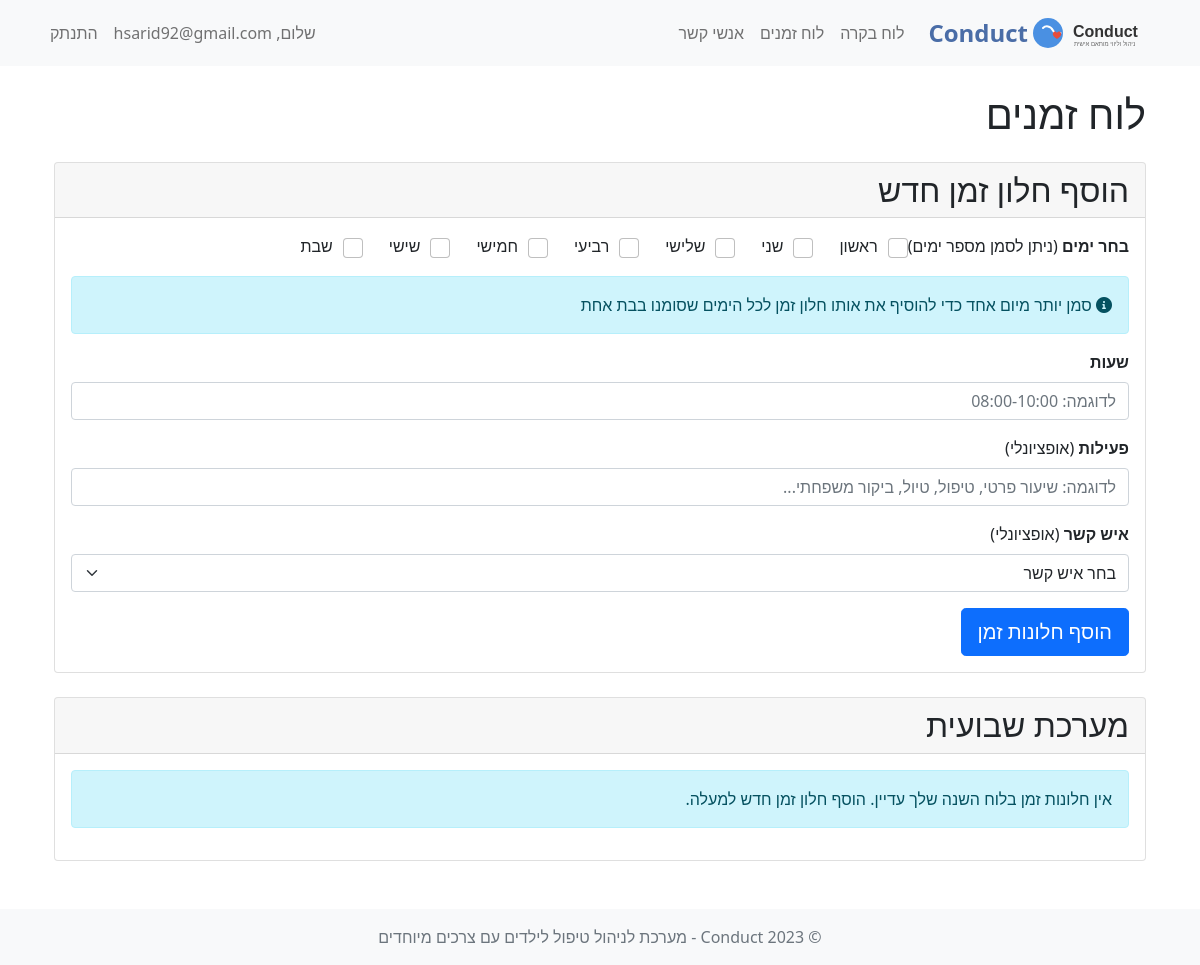
The app's page /schedule (signed in), older data.
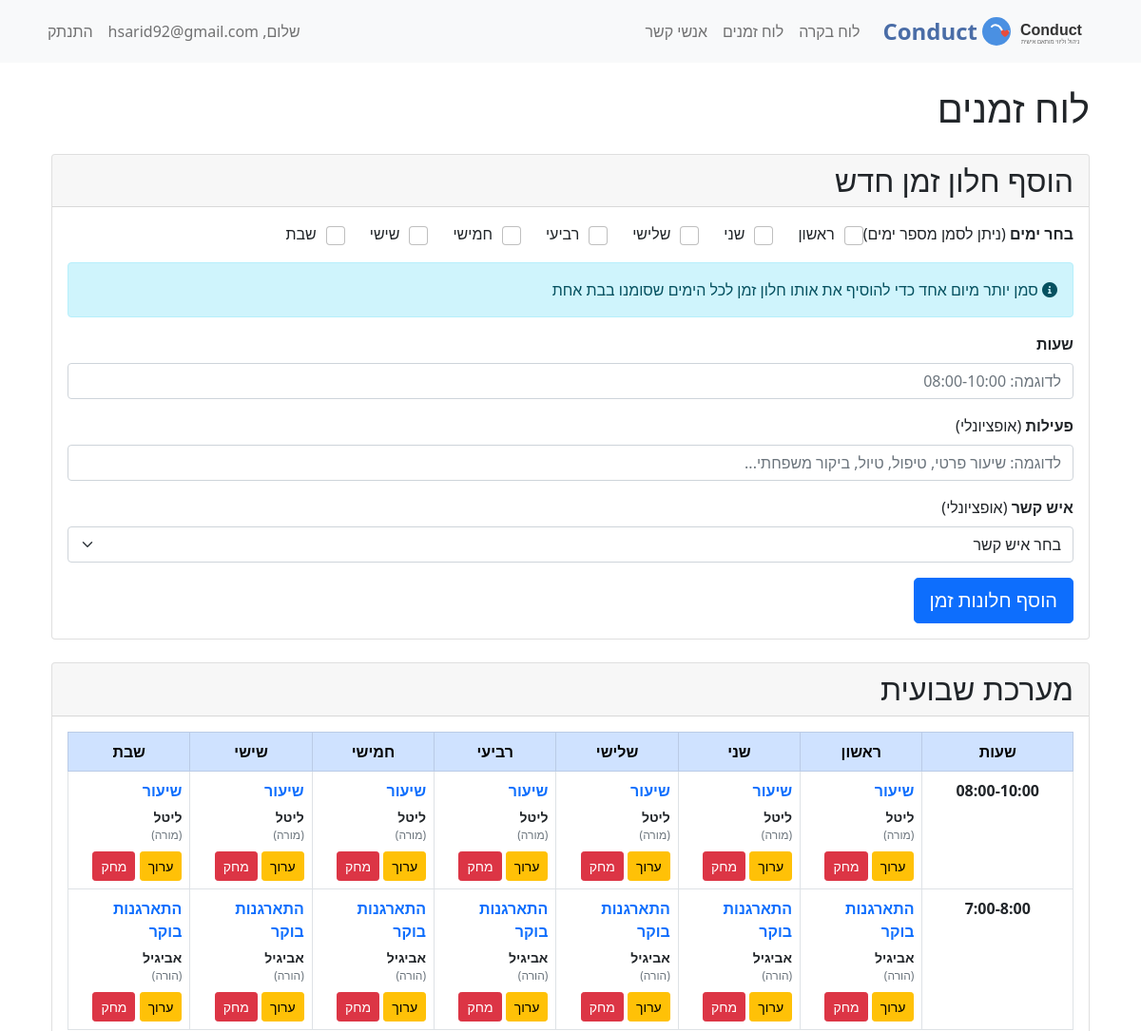
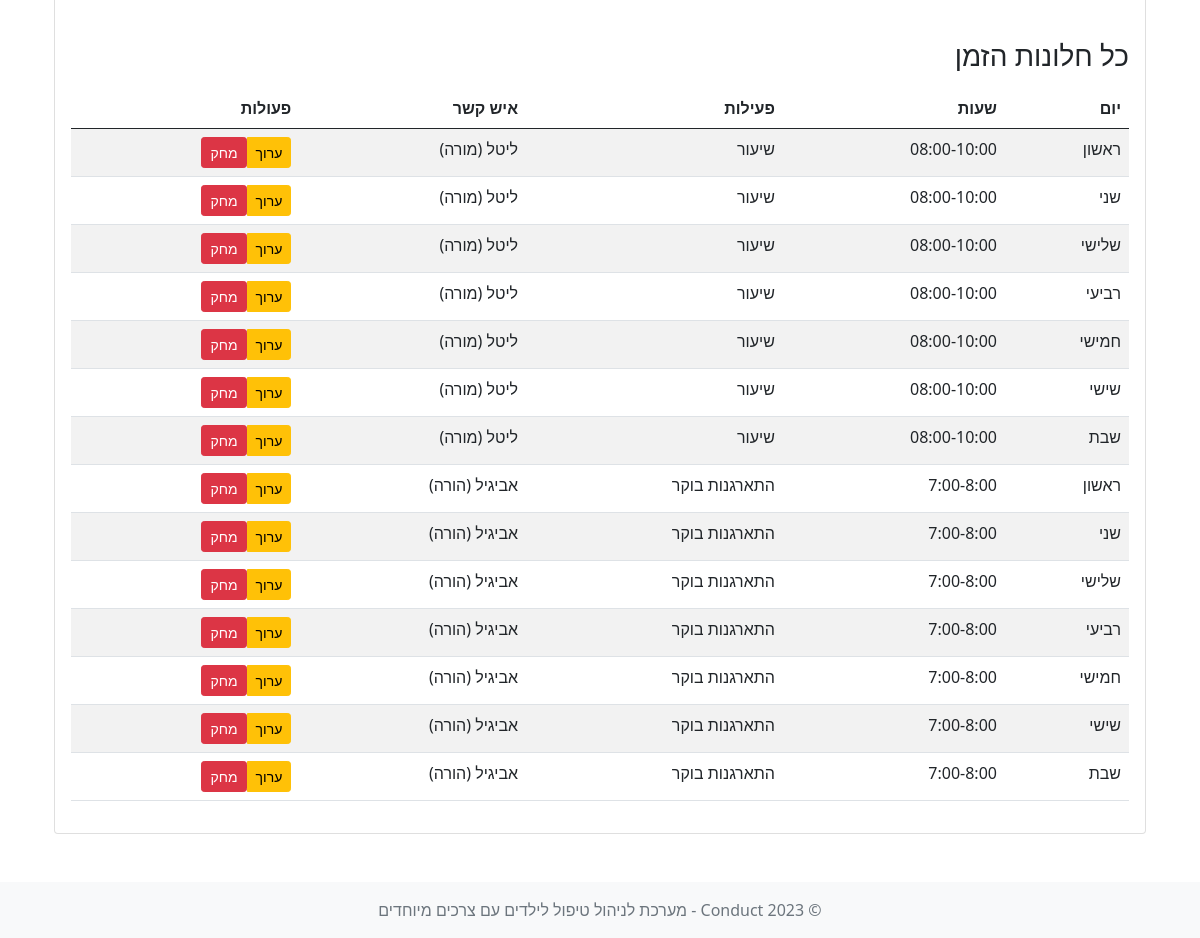
The same page, newer data (2 pictures, top to bottom).
### APP.py (models this page shows, shortened)
class User(db.Model, UserMixin):
    id = db.Column(db.Integer, primary_key=True)
    username = db.Column(db.String(150), unique=True, nullable=False)
    password_hash = db.Column(db.String(256), nullable=False)

class Schedule(db.Model):
    id = db.Column(db.Integer, primary_key=True)
    user_id = db.Column(db.Integer, db.ForeignKey('user.id'), nullable=False)
    day_of_week = db.Column(db.String(20), nullable=False)  # e.g., "Monday", "Tuesday"
    time_slot = db.Column(db.String(50), nullable=False)  # e.g., "08:00-10:00"
    contact_id = db.Column(db.Integer, db.ForeignKey('contact.id'), nullable=True)  # Store contact ID instead of name
    activity = db.Column(db.String(200), nullable=True)  # New field for free-text activity description
    contact = db.relationship('Contact', backref='schedules', lazy=True)

class Contact(db.Model):
    id = db.Column(db.Integer, primary_key=True)
    user_id = db.Column(db.Integer, db.ForeignKey('user.id'), nullable=False)
    name = db.Column(db.String(150), nullable=False)  # Name of the contact
    relation = db.Column(db.String(50), nullable=False)  # e.g., Teacher, Parent, Therapist
    phone_number = db.Column(db.String(20), nullable=False)

### APP.py (the view, shortened to what this page needs)
@app.route('/schedule', methods=['GET', 'POST'])
@login_required
def schedule():
    days_of_week = ["ראשון", "שני", "שלישי", "רביעי", "חמישי", "שישי", "שבת"]  # Translated to Hebrew
    contacts = Contact.query.filter_by(user_id=current_user.id).all()  # Fetch user contacts
    schedule_entries = Schedule.query.filter_by(user_id=current_user.id).all()
    time_slots = sorted(set(entry.time_slot for entry in schedule_entries))
    schedule_by_day_and_time = {}
    for entry in schedule_entries:
        schedule_by_day_and_time[(entry.day_of_week, entry.time_slot)] = entry
    return render_template(
        'schedule.html',
        title="לוח זמנים",
        schedule_entries=schedule_entries,
        days_of_week=days_of_week,
        time_slots=time_slots,  # Pass unique time slots
        schedule_by_day_and_time=schedule_by_day_and_time,  # Pass the lookup dictionary
        contacts=contacts,
        rtl=True,
        align_right=True
    )

### APP.py (called while the page is built)
@login_manager.user_loader
def load_user(user_id):
    return User.query.get(int(user_id))

### templates/schedule.html (shortened to what this page needs)
{% extends 'base.html' %}
{% block content %}
<div class="container" {% if rtl %}dir="rtl"{% endif %}>
    <h1 class="mb-4">{{ title }}</h1>
    <div class="card mb-4">
        <div class="card-header">
            <h2 class="mb-0">הוסף חלון זמן חדש</h2>
        </div>
        <div class="card-body">
            <form method="POST" action="{{ url_for('schedule') }}">
                <div class="form-group mb-3">
                    <label for="days_of_week" class="form-label"><strong>בחר ימים</strong> (ניתן לסמן מספר ימים)</label>
                    <div class="days-selection mb-3">
                        {% for day in days_of_week %}
                        <div class="form-check form-check-inline">
                            <input class="form-check-input" type="checkbox" name="days_of_week" id="day_{{ day }}" value="{{ day }}">
                            <label class="form-check-label" for="day_{{ day }}">{{ day }}</label>
                        </div>
                        {% endfor %}
                    </div>
                    <div class="alert alert-info">
                        <i class="fas fa-info-circle"></i> סמן יותר מיום אחד כדי להוסיף את אותו חלון זמן לכל הימים שסומנו בבת אחת
                    </div>
                </div>
                <div class="form-group mb-3">
                    <label for="time_slot" class="form-label"><strong>שעות</strong></label>
                    <input type="text" class="form-control" id="time_slot" name="time_slot" required
                           placeholder="לדוגמה: 08:00-10:00">
                </div>
                <div class="form-group mb-3">
                    <label for="activity" class="form-label"><strong>פעילות</strong> (אופציונלי)</label>
                    <input type="text" class="form-control" id="activity" name="activity"
                           placeholder="לדוגמה: שיעור פרטי, טיפול, טיול, ביקור משפחתי...">
                </div>
                <div class="form-group mb-3">
                    <label for="contact_id" class="form-label"><strong>איש קשר</strong> (אופציונלי)</label>
                    <select class="form-select" id="contact_id" name="contact_id">
                        <option value="">בחר איש קשר</option>
                    </select>
                </div>
                <button type="submit" class="btn btn-primary btn-lg">הוסף חלונות זמן</button>
            </form>
        </div>
    </div>
    <div class="card">
        <div class="card-header">
            <h2 class="mb-0">מערכת שבועית</h2>
        </div>
        <div class="card-body">
            {% if schedule_entries %}
            <div class="table-responsive">
                <table class="table table-bordered timetable">
                    <thead>
                        <tr class="table-primary">
                            <th style="width: 15%">שעות</th>
                            {% for day in days_of_week %}
                            <th>{{ day }}</th>
                            {% endfor %}
                        </tr>
                    </thead>
                    <tbody>
                        {% if time_slots %}
                            {% for time_slot in time_slots %}
                            <tr>
                                <td class="time-slot">{{ time_slot }}</td>
                                {% for day in days_of_week %}
                                    {% set entry = schedule_by_day_and_time.get((day, time_slot)) %}
                                    <td class="schedule-cell {% if entry %}has-event{% endif %}">
                                        {% if entry %}
                                        <div class="schedule-entry">
                                            {% if entry.activity %}
                                            <div class="activity-title">{{ entry.activity }}</div>
                                            {% endif %}
                                            {% if entry.contact %}
                                            <div class="contact-name">{{ entry.contact.name }}</div>
                                            <div class="contact-relation">({{ entry.contact.relation }})</div>
                                            {% else %}
                                            <div class="free-time">זמן פנוי</div>
                                            {% endif %}
                                            <div class="entry-actions mt-2">
                                                <a href="{{ url_for('edit_schedule', schedule_id=entry.id) }}" class="btn btn-sm btn-warning">ערוך</a>
                                                <form method="POST" action="{{ url_for('delete_schedule', schedule_id=entry.id) }}" style="display: inline;">
                                                    <button type="submit" class="btn btn-sm btn-danger" onclick="return confirm('האם אתה בטוח שברצונך למחוק רשומה זו?');">מחק</button>
                                                </form>
                                            </div>
                                        </div>
                                        {% endif %}
                                    </td>
                                {% endfor %}
                            </tr>
                            {% endfor %}
                        {% else %}
                            <tr>
                                <td colspan="{{ days_of_week|length + 1 }}" class="text-center">
                                    אין חלונות זמן במערכת שלך. הוסף חלון זמן חדש למעלה.
                                </td>
                            </tr>
                        {% endif %}
                    </tbody>
                </table>
            </div>
            <h3 class="mt-4 mb-3">כל חלונות הזמן</h3>
            <div class="table-responsive">
                <table class="table table-striped">
                    <thead>
                        <tr>
                            <th>יום</th>
                            <th>שעות</th>
                            <th>פעילות</th>
                            <th>איש קשר</th>
                            <th>פעולות</th>
                        </tr>
                    </thead>
                    <tbody>
                        {% for entry in schedule_entries %}
                        <tr>
                            <td>{{ entry.day_of_week }}</td>
                            <td>{{ entry.time_slot }}</td>
                            <td>{{ entry.activity }}</td>
                            <td>
                                {% if entry.contact %}
                                {{ entry.contact.name }} ({{ entry.contact.relation }})
                                {% else %}
                                -
                                {% endif %}
                            </td>
                            <td>
                                <div class="btn-group" role="group">
                                    <a href="{{ url_for('edit_schedule', schedule_id=entry.id) }}" class="btn btn-sm btn-warning">ערוך</a>
                                    <form method="POST" action="{{ url_for('delete_schedule', schedule_id=entry.id) }}" style="display: inline;">
                                        <button type="submit" class="btn btn-sm btn-danger" onclick="return confirm('האם אתה בטוח שברצונך למחוק רשומה זו?');">מחק</button>
                                    </form>
                                </div>
                            </td>
                        </tr>
                        {% endfor %}
                    </tbody>
                </table>
            </div>
            {% else %}
            <div class="alert alert-info">
                אין חלונות זמן בלוח השנה שלך עדיין. הוסף חלון זמן חדש למעלה.
            </div>
            {% endif %}
        </div>
    </div>
</div>
{% endblock %}

### templates/base.html (shortened to what this page needs)
<!DOCTYPE html>
<html lang="he" dir="rtl">
<head>
    <link rel="stylesheet" href="https://cdn.jsdelivr.net/npm/bootstrap@5.0.2/dist/css/bootstrap.rtl.min.css">
    <link rel="stylesheet" href="https://cdnjs.cloudflare.com/ajax/libs/font-awesome/6.0.0-beta3/css/all.min.css">
</head>
<body>
    <nav class="navbar navbar-expand-lg navbar-light bg-light mb-4">
        <div class="container">
            <a class="navbar-brand d-flex align-items-center" href="{{ url_for('index') }}">
                <img src="{{ url_for('static', filename='img/logo.svg') }}" alt="Conduct Logo">
                <span class="app-name">Conduct</span>
            </a>
            <div class="collapse navbar-collapse" id="navbarNav">
                <ul class="navbar-nav me-auto">
                    {% if current_user.is_authenticated %}
                    <li class="nav-item">
                        <a class="nav-link" href="{{ url_for('dashboard') }}">לוח בקרה</a>
                    </li>
                    <li class="nav-item">
                        <a class="nav-link" href="{{ url_for('schedule') }}">לוח זמנים</a>
                    </li>
                    <li class="nav-item">
                        <a class="nav-link" href="{{ url_for('contacts') }}">אנשי קשר</a>
                    </li>
                    {% endif %}
                </ul>
                <ul class="navbar-nav">
                    {% if current_user.is_authenticated %}
                    <li class="nav-item">
                        <span class="nav-link">שלום, {{ current_user.username }}</span>
                    </li>
                    <li class="nav-item">
                        <a class="nav-link" href="{{ url_for('logout') }}">התנתק</a>
                    </li>
                    {% endif %}
                </ul>
            </div>
        </div>
    </nav>
    <div class="container">
        {% block content %}{% endblock %}
    </div>
    <footer class="footer mt-5 py-3 bg-light">
        <div class="container text-center">
            <span class="text-muted">© 2023 Conduct - מערכת לניהול טיפול לילדים עם צרכים מיוחדים</span>
        </div>
    </footer>
</body>
</html>

### templates/base.html (style rules this page uses)
.navbar-brand img { height: 40px; margin-right: 10px; }
.app-name { font-weight: bold; color: #4a6da7; font-size: 24px; }
body { direction: rtl; text-align: right; }
.form-label { float: right; }

### templates/schedule.html (style rules this page uses)
.days-selection { display: flex; flex-wrap: wrap; gap: 10px; }
.form-check-input { width: 20px; height: 20px; margin-left: 5px; }
.form-check-label { font-size: 16px; margin-right: 5px; }
.timetable { border-collapse: collapse; width: 100%; }
.timetable th { text-align: center; font-weight: bold; }
.time-slot { font-weight: bold; text-align: center; background-color: #f8f9fa; }
.schedule-cell { height: 100px; vertical-align: top; padding: 8px; border: 1px solid #dee2e6; }
.schedule-entry { height: 100%; display: flex; flex-direction: column; justify-content: space-between; }
.has-event { background-color: #e7f5ff; }
.activity-title { font-weight: bold; color: #0d6efd; font-size: 16px; margin-bottom: 5px; }
.contact-name { font-weight: bold; font-size: 14px; }
.contact-relation { font-size: 12px; color: #6c757d; }
.entry-actions { margin-top: auto; }

Row changes from the older to the newer data that the page shows:
added Schedule: time_slot "08:00-10:00", activity "שיעור", day_of_week "ראשון", activity "שיעור", contact.name "ליטל", contact.relation "מורה"
added Contact: contact.name "ליטל" "ליטל" "ליטל" "ליטל" "ליטל" "ליטל" "ליטל", contact.relation "מורה" "מורה" "מורה" "מורה" "מורה" "מורה" "מורה"
added Schedule: activity "שיעור", day_of_week "שני", time_slot "08:00-10:00", activity "שיעור", contact.name "ליטל", contact.relation "מורה", shown under "כל חלונות הזמן"
added Schedule: activity "שיעור", day_of_week "שלישי", time_slot "08:00-10:00", activity "שיעור", contact.name "ליטל", contact.relation "מורה", shown under "כל חלונות הזמן"
added Schedule: activity "שיעור", day_of_week "רביעי", time_slot "08:00-10:00", activity "שיעור", contact.name "ליטל", contact.relation "מורה", shown under "כל חלונות הזמן"
added Schedule: activity "שיעור", day_of_week "חמישי", time_slot "08:00-10:00", activity "שיעור", contact.name "ליטל", contact.relation "מורה", shown under "כל חלונות הזמן"
added Schedule: activity "שיעור", day_of_week "שישי", time_slot "08:00-10:00", activity "שיעור", contact.name "ליטל", contact.relation "מורה", shown under "כל חלונות הזמן"
added Schedule: activity "שיעור", day_of_week "שבת", time_slot "08:00-10:00", activity "שיעור", contact.name "ליטל", contact.relation "מורה", shown under "כל חלונות הזמן"
added Schedule: time_slot "7:00-8:00", activity "התארגנות בוקר", day_of_week "ראשון", activity "התארגנות בוקר", contact.name "אביגיל", contact.relation "הורה"
added Contact: contact.name "אביגיל" "אביגיל" "אביגיל" "אביגיל" "אביגיל" "אביגיל" "אביגיל", contact.relation "הורה" "הורה" "הורה" "הורה" "הורה" "הורה" "הורה"
added Schedule: activity "התארגנות בוקר", day_of_week "שני", time_slot "7:00-8:00", activity "התארגנות בוקר", contact.name "אביגיל", contact.relation "הורה", shown under "כל חלונות הזמן"
added Schedule: activity "התארגנות בוקר", day_of_week "שלישי", time_slot "7:00-8:00", activity "התארגנות בוקר", contact.name "אביגיל", contact.relation "הורה", shown under "כל חלונות הזמן"
added Schedule: activity "התארגנות בוקר", day_of_week "רביעי", time_slot "7:00-8:00", activity "התארגנות בוקר", contact.name "אביגיל", contact.relation "הורה", shown under "כל חלונות הזמן"
added Schedule: activity "התארגנות בוקר", day_of_week "חמישי", time_slot "7:00-8:00", activity "התארגנות בוקר", contact.name "אביגיל", contact.relation "הורה", shown under "כל חלונות הזמן"
added Schedule: activity "התארגנות בוקר", day_of_week "שישי", time_slot "7:00-8:00", activity "התארגנות בוקר", contact.name "אביגיל", contact.relation "הורה", shown under "כל חלונות הזמן"
added Schedule: activity "התארגנות בוקר", day_of_week "שבת", time_slot "7:00-8:00", activity "התארגנות בוקר", contact.name "אביגיל", contact.relation "הורה", shown under "כל חלונות הזמן"
Text that changed along with them:
text no longer shown: "אין חלונות זמן בלוח השנה שלך עדיין. הוסף חלון זמן חדש למעלה."
text now shown: "שעות כל חלונות הזמן יום שעות פעילות איש קשר פעולות"
new list line: "ראשון"
new list line: "שני"
new list line: "שלישי"
new list line: "רביעי"
new list line: "חמישי"
new list line: "שישי"
new list line: "שבת"
